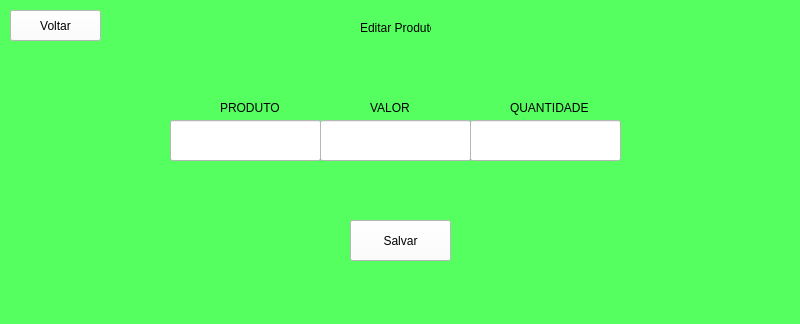
<?xml version="1.0" encoding="UTF-8"?>
<ui version="4.0">
 <class>MainWindow</class>
 <widget class="QMainWindow" name="MainWindow">
  <property name="geometry">
   <rect>
    <x>0</x>
    <y>0</y>
    <width>800</width>
    <height>324</height>
   </rect>
  </property>
  <property name="windowTitle">
   <string>MainWindow</string>
  </property>
  <property name="styleSheet">
   <string notr="true">background-color: rgb(85, 255, 96);</string>
  </property>
  <widget class="QWidget" name="centralwidget">
   <widget class="QLabel" name="label">
    <property name="geometry">
     <rect>
      <x>360</x>
      <y>20</y>
      <width>71</width>
      <height>16</height>
     </rect>
    </property>
    <property name="text">
     <string>Editar Produto</string>
    </property>
   </widget>
   <widget class="QLabel" name="label_3">
    <property name="geometry">
     <rect>
      <x>220</x>
      <y>100</y>
      <width>101</width>
      <height>16</height>
     </rect>
    </property>
    <property name="text">
     <string>PRODUTO</string>
    </property>
   </widget>
   <widget class="QLabel" name="label_4">
    <property name="geometry">
     <rect>
      <x>370</x>
      <y>100</y>
      <width>141</width>
      <height>16</height>
     </rect>
    </property>
    <property name="text">
     <string>VALOR</string>
    </property>
   </widget>
   <widget class="QPushButton" name="pushButton">
    <property name="geometry">
     <rect>
      <x>350</x>
      <y>220</y>
      <width>101</width>
      <height>41</height>
     </rect>
    </property>
    <property name="styleSheet">
     <string notr="true">background-color: rgb(255, 255, 255);</string>
    </property>
    <property name="text">
     <string>Salvar</string>
    </property>
   </widget>
   <widget class="QLineEdit" name="lineEdit_2">
    <property name="geometry">
     <rect>
      <x>170</x>
      <y>120</y>
      <width>151</width>
      <height>41</height>
     </rect>
    </property>
    <property name="styleSheet">
     <string notr="true">background-color: rgb(255, 255, 255);</string>
    </property>
   </widget>
   <widget class="QLineEdit" name="lineEdit_3">
    <property name="geometry">
     <rect>
      <x>320</x>
      <y>120</y>
      <width>151</width>
      <height>41</height>
     </rect>
    </property>
    <property name="styleSheet">
     <string notr="true">background-color: rgb(255, 255, 255);</string>
    </property>
   </widget>
   <widget class="QLineEdit" name="lineEdit_4">
    <property name="geometry">
     <rect>
      <x>470</x>
      <y>120</y>
      <width>151</width>
      <height>41</height>
     </rect>
    </property>
    <property name="styleSheet">
     <string notr="true">background-color: rgb(255, 255, 255);</string>
    </property>
   </widget>
   <widget class="QLabel" name="label_5">
    <property name="geometry">
     <rect>
      <x>510</x>
      <y>100</y>
      <width>141</width>
      <height>16</height>
     </rect>
    </property>
    <property name="text">
     <string>QUANTIDADE</string>
    </property>
   </widget>
   <widget class="QPushButton" name="pushButton_2">
    <property name="geometry">
     <rect>
      <x>10</x>
      <y>10</y>
      <width>91</width>
      <height>31</height>
     </rect>
    </property>
    <property name="styleSheet">
     <string notr="true">background-color: rgb(255, 255, 255);</string>
    </property>
    <property name="text">
     <string>Voltar</string>
    </property>
   </widget>
  </widget>
  <widget class="QMenuBar" name="menubar">
   <property name="geometry">
    <rect>
     <x>0</x>
     <y>0</y>
     <width>800</width>
     <height>21</height>
    </rect>
   </property>
  </widget>
  <widget class="QStatusBar" name="statusbar"/>
 </widget>
 <resources/>
 <connections/>
</ui>
